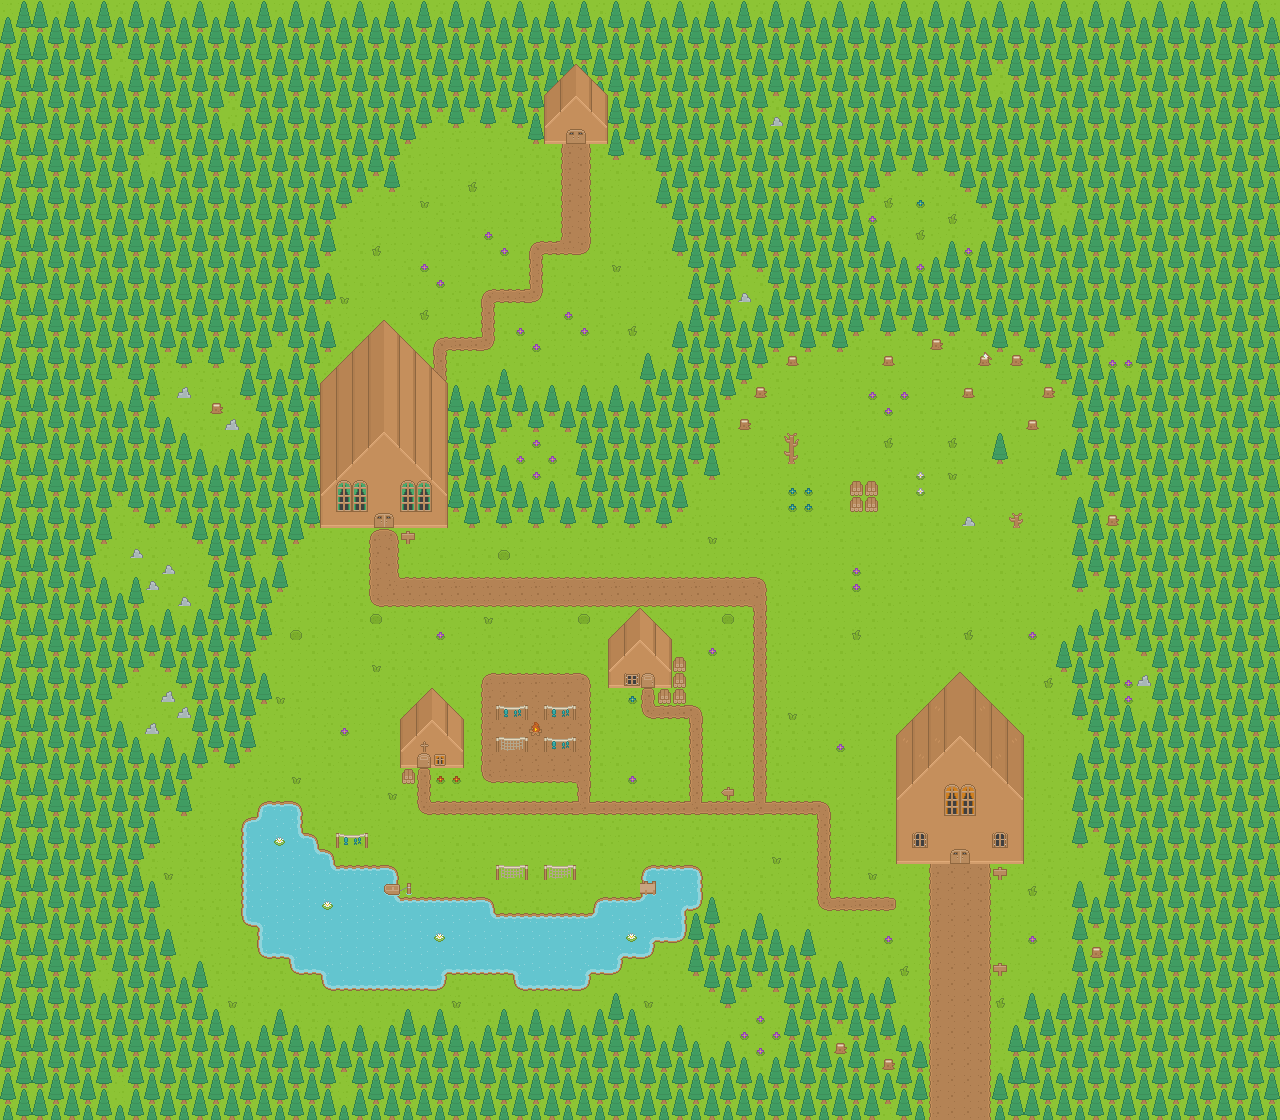

This game map was drawn from its Tiled (.tmx) file and the tilesets committed beside it. A one-line description and the trimmed map source follow:
An orthogonal 80x70 tile map with 16x16 px tiles, 7 tile layers (Collision, Base, Ground Decor, High Decor, ...), 2 tilesets and 39 objects.

<map version="1.0" orientation="orthogonal" renderorder="right-up" width="80" height="70" tilewidth="16" tileheight="16" nextobjectid="1">
 <tileset firstgid="1" name="Master" tilewidth="16" tileheight="16" spacing="1" tilecount="1767" columns="57">
  <image source="../../JRPGUnityProject/Assets/Art/GameMapSpritesheet.png" trans="ff00ff" width="968" height="526" />
  <terraintypes>
   <terrain name="Water" tile="2" />
   <terrain name="BrownDirt" tile="578" />
   <terrain name="Grass" tile="915" />
   <terrain name="OrangeDirt" tile="1086" />
   <terrain name="PurpleDirt" tile="1257" />
   <terrain name="WhiteDirt" tile="1262" />
   <terrain name="GreyDirt" tile="920" />
   <terrain name="Red Flower" tile="344" />
   <terrain name="White Flower" tile="515" />
   <terrain name="Cyan Flower" tile="686" />
   <terrain name="WaterContained" tile="173" />
  </terraintypes>
  <tile id="2" terrain=",,,0">
   <objectgroup draworder="index">
    <object id="1" x="0" y="0" width="16" height="16" />
   </objectgroup>
  </tile>
  <tile id="3" terrain=",,0,0">
   <objectgroup draworder="index">
    <object id="1" x="0" y="0" width="16" height="16" />
   </objectgroup>
  </tile>
  <tile id="4" terrain=",,0,">
   <objectgroup draworder="index">
    <object id="1" x="0" y="0" width="16" height="16" />
   </objectgroup>
  </tile>
  <tile id="57" terrain="0,0,0," />
  <tile id="58" terrain="0,0,,0" />
  <tile id="59" terrain=",0,,0">
   <objectgroup draworder="index">
    <object id="1" x="0" y="0" width="16" height="16" />
   </objectgroup>
  </tile>
  <tile id="60" terrain="0,0,0,0">
   <objectgroup draworder="index">
    <object id="1" x="0" y="16" width="16" height="-16" />
   </objectgroup>
  </tile>
  <tile id="61" terrain="0,,0,">
   <objectgroup draworder="index">
    <object id="1" x="0" y="0" width="16" height="16" />
   </objectgroup>
  </tile>
  <tile id="80">
   <objectgroup draworder="index">
    <object id="4" x="0.125" y="6.0625" width="8.59375" height="9.78125" />
   </objectgroup>
  </tile>
  <tile id="81">
   <objectgroup draworder="index">
    <object id="1" x="7.03125" y="5.9375" width="8.90625" height="10" />
   </objectgroup>
  </tile>
  <tile id="114" terrain="0,,0,0" />
  <tile id="115" terrain=",0,0,0" />
  <tile id="116" terrain=",0,,">
   <objectgroup draworder="index">
    <object id="1" x="0" y="0" width="16" height="16" />
   </objectgroup>
  </tile>
  <tile id="117" terrain="0,0,,">
   <objectgroup draworder="index">
    <object id="1" x="0" y="0" width="16" height="16" />
   </objectgroup>
  </tile>
  <tile id="118" terrain="0,,,">
   <objectgroup draworder="index">
    <object id="1" x="0" y="0" width="16" height="16" />
   </objectgroup>
  </tile>
  <tile id="129">
   <objectgroup draworder="index">
    <object id="1" x="-0.03125" y="1.96875" width="16.0312" height="14.0312" />
   </objectgroup>
  </tile>
  <tile id="171" terrain="10,10,10," />
  <tile id="172" terrain="10,10,,10" />
  <tile id="173" terrain=",,,10" />
  <tile id="174" terrain=",,10,10" />
  <tile id="175" terrain=",,10," />
  <tile id="186">
   <objectgroup draworder="index">
    <object id="1" x="0.90625" y="-0.03125" width="14.0938" height="16" />
   </objectgroup>
  </tile>
  <tile id="228" terrain="10,,10,10" />
  <tile id="229" terrain=",10,10,10" />
  <tile id="230" terrain=",10,,10" />
  <tile id="231" terrain="10,10,10,10" />
  <tile id="232" terrain="10,,10," />
  <tile id="238">
   <objectgroup draworder="index">
    <object id="1" x="0.03125" y="5.03125" width="15.9062" height="7.90625" />
   </objectgroup>
  </tile>
  <tile id="253">
   <objectgroup draworder="index">
    <object id="1" x="0.0625" y="3.96875" width="15.9062" height="12.0312" />
   </objectgroup>
  </tile>
  <tile id="287" terrain=",10,," />
  <tile id="288" terrain="10,10,," />
  <tile id="289" terrain="10,,," />
  <tile id="295">
   <objectgroup draworder="index">
    <object id="4" x="0.03125" y="0.03125" width="2.90625" height="15.9375" />
    <object id="6" x="3.0625" y="5.03125" width="12.875" height="7.875" />
   </objectgroup>
  </tile>
  <tile id="303">
   <objectgroup draworder="index">
    <object id="1" x="0" y="9.0625" width="15.9688" height="6.90625" />
   </objectgroup>
  </tile>
  <tile id="342" terrain="7,7,7," />
  <tile id="343" terrain="7,7,,7" />
  <tile id="344" terrain=",,,7" />
  <tile id="345" terrain=",,7,7" />
  <tile id="346" terrain=",,7," />
  <tile id="352">
   <objectgroup draworder="index">
    <object id="1" x="13.0625" y="-0.03125" width="2.90625" height="16" />
    <object id="2" x="0" y="5" width="13" height="8.0625" />
   </objectgroup>
  </tile>
  <tile id="399" terrain="7,,7,7" />
  <tile id="400" terrain=",7,7,7" />
  <tile id="401" terrain=",7,,7" />
  <tile id="402" terrain="7,7,7,7" />
  <tile id="403" terrain="7,,7," />
  <tile id="458" terrain=",7,," />
  <tile id="459" terrain="7,7,," />
  <tile id="460" terrain="7,,," />
  <tile id="513" terrain="8,8,8," />
  <tile id="514" terrain="8,8,,8" />
  <tile id="515" terrain=",,,8" />
  <tile id="516" terrain=",,8,8" />
  <tile id="517" terrain=",,8," />
  <tile id="518" terrain="1,1,1," />
  <tile id="519" terrain="1,1,,1" />
  <tile id="520" terrain=",,,1" />
  <tile id="521" terrain=",,1,1" />
  <tile id="522" terrain=",,1," />
  <tile id="531">
   <objectgroup draworder="index">
    <object id="1" x="0" y="0" width="16" height="16" />
   </objectgroup>
  </tile>
  <tile id="538">
   <objectgroup draworder="index">
    <object id="1" x="0" y="6" width="16" height="10" />
   </objectgroup>
  </tile>
  <tile id="570" terrain="8,,8,8" />
  <tile id="571" terrain=",8,8,8" />
  <tile id="572" terrain=",8,,8" />
  <tile id="573" terrain="8,8,8,8" />
  <tile id="574" terrain="8,,8," />
  <tile id="575" terrain="1,,1,1" />
  <tile id="576" terrain=",1,1,1" />
  <tile id="577" terrain=",1,,1" />
  <tile id="578" terrain="1,1,1,1" />
  <tile id="579" terrain="1,,1," />
  <tile id="597">
   <objectgroup draworder="index">
    <object id="1" x="0" y="0" width="16" height="16" />
   </objectgroup>
  </tile>
  <tile id="629" terrain=",8,," />
  <tile id="630" terrain="8,8,," />
  <tile id="631" terrain="8,,," />
  <tile id="634" terrain=",1,," />
  <tile id="635" terrain="1,1,," />
  <tile id="636" terrain="1,,," />
  <tile id="640">
   <objectgroup draworder="index">
    <object id="1" x="0.0434783" y="0.0434783" width="15.8696" height="15.913" />
   </objectgroup>
  </tile>
  <tile id="645">
   <objectgroup draworder="index">
    <object id="1" x="0" y="0" width="16" height="16" />
   </objectgroup>
  </tile>
  <tile id="684" terrain="9,9,9," />
  <tile id="685" terrain="9,9,,9" />
  <tile id="686" terrain=",,,9" />
  <tile id="687" terrain=",,9,9" />
  <tile id="688" terrain=",,9," />
  <tile id="718">
   <objectgroup draworder="index">
    <object id="1" x="-0.0625" y="0.0625" width="16.0938" height="15.8125" />
   </objectgroup>
  </tile>
  <tile id="719">
   <objectgroup draworder="index">
    <object id="1" x="0.03125" y="-0.0625" width="15.9375" height="16.0312" />
   </objectgroup>
  </tile>
  <tile id="720">
   <objectgroup draworder="index">
    <object id="1" x="0" y="0.03125" width="15.9375" height="15.9688" />
   </objectgroup>
  </tile>
  <tile id="741" terrain="9,,9,9" />
  <tile id="742" terrain=",9,9,9" />
  <tile id="743" terrain=",9,,9" />
  <tile id="744" terrain="9,9,9,9" />
  <tile id="745" terrain="9,,9," />
  <tile id="800" terrain=",9,," />
  <tile id="801" terrain="9,9,," />
  <tile id="802" terrain="9,,," />
  <tile id="855" terrain="2,2,2," />
  <tile id="856" terrain="2,2,,2" />
  <tile id="857" terrain=",,,2" />
  <tile id="858" terrain=",,2,2" />
  <tile id="859" terrain=",,2," />
  <tile id="860" terrain="6,6,6," />
  <tile id="861" terrain="6,6,,6" />
  <tile id="862" terrain=",,,6" />
  <tile id="863" terrain=",,6,6" />
  <tile id="864" terrain=",,6," />
  <tile id="912" terrain="2,,2,2" />
  <tile id="913" terrain=",2,2,2" />
  <tile id="914" terrain=",2,,2" />
  <tile id="915" terrain="2,2,2,2" />
  <tile id="916" terrain="2,,2," />
  <tile id="917" terrain="6,,6,6" />
  <tile id="918" terrain=",6,6,6" />
  <tile id="919" terrain=",6,,6" />
  <tile id="920" terrain="6,6,6,6" />
  <tile id="921" terrain="6,,6," />
  <tile id="971" terrain=",2,," />
  <tile id="972" terrain="2,2,," />
  <tile id="973" terrain="2,,," />
  <tile id="976" terrain=",6,," />
  <tile id="977" terrain="6,6,," />
  <tile id="978" terrain="6,,," />
  <tile id="1026" terrain="3,3,3," />
  <tile id="1027" terrain="3,3,,3" />
  <tile id="1028" terrain=",,,3" />
  <tile id="1029" terrain=",,3,3" />
  <tile id="1030" terrain=",,3," />
  <tile id="1083" terrain="3,,3,3" />
  <tile id="1084" terrain=",3,3,3" />
  <tile id="1085" terrain=",3,,3" />
  <tile id="1086" terrain="3,3,3,3" />
  <tile id="1087" terrain="3,,3," />
  <tile id="1136">
   <objectgroup draworder="index">
    <object id="1" x="2" y="4" width="13" height="10" />
   </objectgroup>
  </tile>
  <tile id="1142" terrain=",3,," />
  <tile id="1143" terrain="3,3,," />
  <tile id="1144" terrain="3,,," />
  <tile id="1193">
   <objectgroup draworder="index">
    <object id="1" x="2" y="3" width="13" height="11" />
   </objectgroup>
  </tile>
  <tile id="1197" terrain="4,4,4," />
  <tile id="1198" terrain="4,4,,4" />
  <tile id="1199" terrain=",,,4" />
  <tile id="1200" terrain=",,4,4" />
  <tile id="1201" terrain=",,4," />
  <tile id="1202" terrain="5,5,5," />
  <tile id="1203" terrain="5,5,,5" />
  <tile id="1204" terrain=",,,5" />
  <tile id="1205" terrain=",,5,5" />
  <tile id="1206" terrain=",,5," />
  <tile id="1250">
   <objectgroup draworder="index">
    <object id="1" x="2" y="0" width="14" height="14" />
   </objectgroup>
  </tile>
  <tile id="1254" terrain="4,,4,4" />
  <tile id="1255" terrain=",4,4,4" />
  <tile id="1256" terrain=",4,,4" />
  <tile id="1257" terrain="4,4,4,4" />
  <tile id="1258" terrain="4,,4," />
  <tile id="1259" terrain="5,,5,5" />
  <tile id="1260" terrain=",5,5,5" />
  <tile id="1261" terrain=",5,,5" />
  <tile id="1262" terrain="5,5,5,5" />
  <tile id="1263" terrain="5,,5," />
  <tile id="1307">
   <objectgroup draworder="index">
    <object id="1" x="2" y="1" width="13" height="15" />
   </objectgroup>
  </tile>
  <tile id="1313" terrain=",4,," />
  <tile id="1314" terrain="4,4,," />
  <tile id="1315" terrain="4,,," />
  <tile id="1318" terrain=",5,," />
  <tile id="1319" terrain="5,5,," />
  <tile id="1320" terrain="5,,," />
 </tileset>
 <tileset firstgid="1768" name="Collision Lines" tilewidth="16" tileheight="16" spacing="1" tilecount="4" columns="2">
  <image source="../../JRPGUnityProject/Assets/Art/Collision.png" width="33" height="33" />
  <tile id="0">
   <objectgroup draworder="index">
    <object id="1" x="0" y="0" width="1" height="16" />
    <object id="2" x="0" y="0" width="16" height="1" />
   </objectgroup>
  </tile>
  <tile id="1">
   <objectgroup draworder="index">
    <object id="1" x="0" y="0" width="16" height="1" />
   </objectgroup>
  </tile>
  <tile id="2">
   <objectgroup draworder="index">
    <object id="1" x="0" y="0" width="1" height="16" />
    <object id="2" x="15" y="0" width="1" height="16" />
    <object id="3" x="0" y="0" width="16" height="1" />
   </objectgroup>
  </tile>
  <tile id="3">
   <objectgroup draworder="index">
    <object id="1" x="0" y="0" width="16" height="16" />
   </objectgroup>
  </tile>
 </tileset>
 <layer name="Collision" width="80" height="70">
  <data>[5600 cells, 153 non-empty, 1 distinct tile ids]</data>
 </layer>
 <layer name="Base" width="80" height="70">
  <data>[5600 cells, 5600 non-empty, 2 distinct tile ids]</data>
 </layer>
 <layer name="Ground Decor" width="80" height="70">
  <data>[5600 cells, 531 non-empty, 48 distinct tile ids]</data>
 </layer>
 <layer name="High Decor" width="80" height="70">
  <data>[5600 cells, 15 non-empty, 8 distinct tile ids]</data>
 </layer>
 <layer name="House Base" width="80" height="70">
  <data>[5600 cells, 141 non-empty, 9 distinct tile ids]</data>
 </layer>
 <layer name="Edge 1" width="80" height="70">
  <data>[5600 cells, 3132 non-empty, 16 distinct tile ids]</data>
 </layer>
 <layer name="House Decor" width="80" height="70">
  <data>[5600 cells, 165 non-empty, 18 distinct tile ids]</data>
 </layer>
</map>
